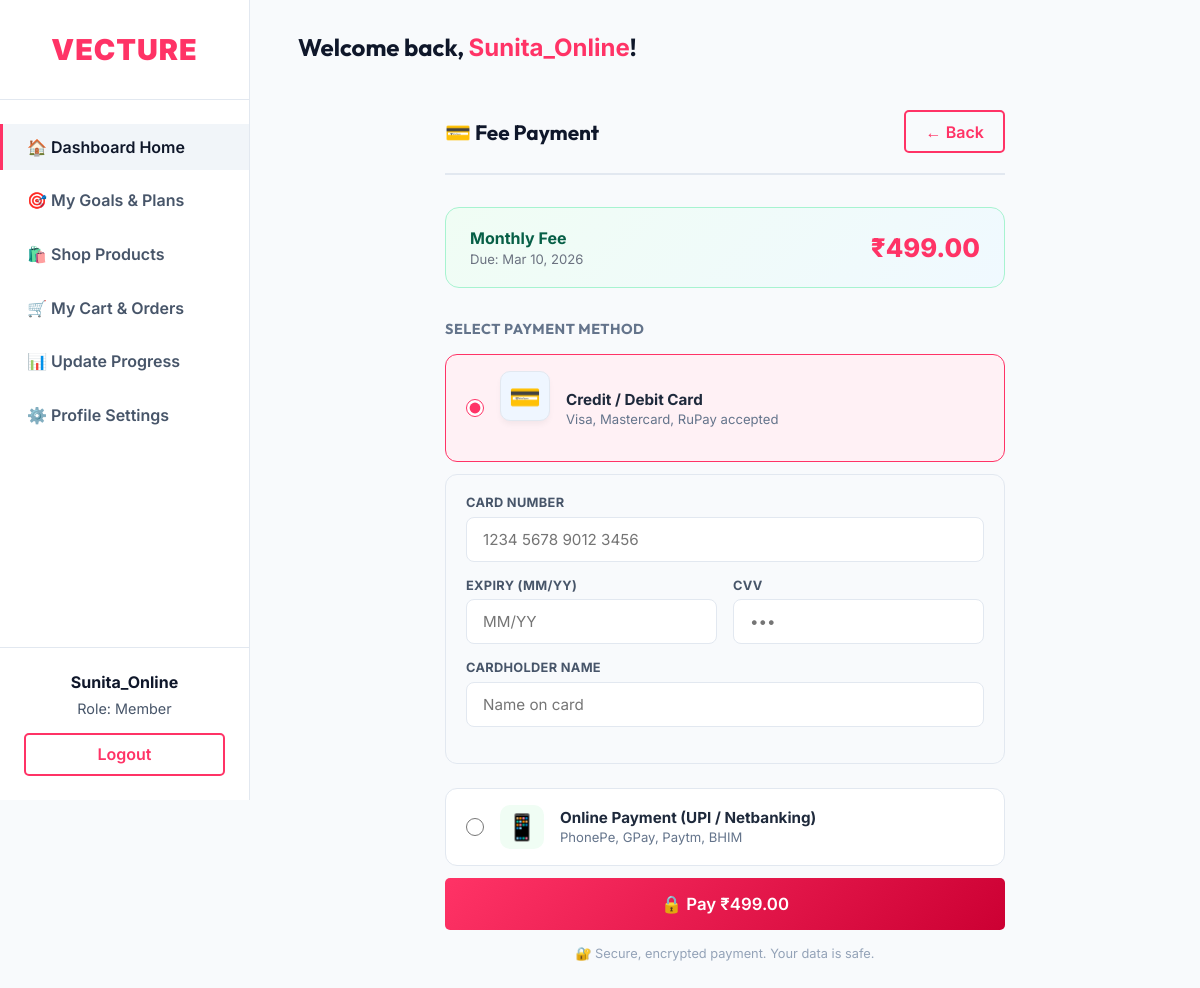
Screenshot of /dashboard/member/fees/18/checkout/ (signed in) with the database file from the repository.
### accounts/models.py (models this page shows, shortened)
class User(AbstractUser):
    ROLE_CHOICES = (
        ('admin', 'Admin'),
        ('trainer', 'Trainer'),
        ('member', 'Member'),
    )
    MEMBER_TYPE_CHOICES = (
        ('online', 'Online'),
        ('offline', 'Offline'),
    )
    role = models.CharField(max_length=20, choices=ROLE_CHOICES, default='member')
    member_type = models.CharField(max_length=20, choices=MEMBER_TYPE_CHOICES, blank=True, null=True)
    phone_no = models.CharField(max_length=20, blank=True, null=True)

### fitness/models.py (models this page shows, shortened)
class FeeTracking(models.Model):
    STATUS_CHOICES = (
        ('Pending', 'Pending'),
        ('Paid', 'Paid'),
        ('Overdue', 'Overdue'),
    )
    member = models.ForeignKey(User, on_delete=models.CASCADE, related_name='fee_records', limit_choices_to={'role': 'member'})
    membership_plan = models.ForeignKey(MembershipPlan, on_delete=models.SET_NULL, null=True, blank=True)
    amount_due = models.DecimalField(max_digits=10, decimal_places=2)
    amount_paid = models.DecimalField(max_digits=10, decimal_places=2, default=0.00)
    due_date = models.DateField()
    status = models.CharField(max_length=20, choices=STATUS_CHOICES, default='Pending')

### dashboard/views.py (the view)
# urls.py: path('member/fees/<int:fee_id>/checkout/', views.member_fee_checkout, name='member_fee_checkout'),
@login_required
def member_fee_checkout(request, fee_id):
    if request.user.role != 'member':
        return redirect('core:home')
    fee = get_object_or_404(FeeTracking, id=fee_id, member=request.user)
    if fee.status == 'Paid':
        messages.info(request, 'This fee has already been paid.')
        return redirect('dashboard:member_dashboard')
    return render(request, 'dashboard/member/fee_pay.html', {'fee': fee})

### templates/dashboard/member/fee_pay.html (shortened to what this page needs)
{% extends 'dashboard/base_dashboard.html' %}
{% block dashboard_content %}
<div class="pay-wrapper">
    <div class="pay-header">
        <h3>💳 Fee Payment</h3>
        <a href="{% url 'dashboard:member_dashboard' %}" class="btn btn-outline">← Back</a>
    </div>
    <div class="fee-summary">
        <div>
            <div class="plan-name">{{ fee.membership_plan.name|default:"Monthly Fee" }}</div>
            <div class="due-date">Due: {{ fee.due_date|date:"M d, Y" }}</div>
        </div>
        <div class="amount">&#8377;{{ fee.amount_due }}</div>
    </div>
    <form method="POST" action="{% url 'dashboard:member_pay_fee' fee.id %}" id="payForm" novalidate>
        <div class="method-section">
            <h4>Select Payment Method</h4>
            <label class="method-option">
                <input type="radio" name="payment_method" value="card" checked onchange="toggleDetails()">
                <div class="method-icon card">💳</div>
                <div class="method-info">
                    <div class="title">Credit / Debit Card</div>
                    <div class="subtitle">Visa, Mastercard, RuPay accepted</div>
                </div>
            </label>
            <div class="details-panel active" id="card-panel">
                <label>Card Number</label>
                <input type="tel" id="card-number" name="card_number" placeholder="1234 5678 9012 3456" maxlength="19" autocomplete="cc-number">
                <div class="row-2">
                    <div>
                        <label>Expiry (MM/YY)</label>
                        <input type="tel" name="expiry" placeholder="MM/YY" maxlength="5" autocomplete="cc-exp">
                    </div>
                    <div>
                        <label>CVV</label>
                        <input type="tel" name="cvv" placeholder="•••" maxlength="4" autocomplete="cc-csc">
                    </div>
                </div>
                <div>
                    <label>Cardholder Name</label>
                    <input type="text" name="card_name" placeholder="Name on card" autocomplete="cc-name">
                </div>
            </div>
            <label class="method-option">
                <input type="radio" name="payment_method" value="online" onchange="toggleDetails()">
                <div class="method-icon upi">📱</div>
                <div class="method-info">
                    <div class="title">Online Payment (UPI / Netbanking)</div>
                    <div class="subtitle">PhonePe, GPay, Paytm, BHIM</div>
                </div>
            </label>
        </div>
        <button type="submit" class="btn pay-btn" onclick="return confirmPay()">
            🔒 Pay &#8377;{{ fee.amount_due }}
        </button>
        <p class="secure-note">🔐 Secure, encrypted payment. Your data is safe.</p>
    </form>
</div>
{% endblock %}

### templates/dashboard/base_dashboard.html (shortened to what this page needs)
<!DOCTYPE html>
<html lang="en">
<head>
</head>
<body>
    <nav class="sidebar">
        <div class="sidebar-header">
            <a href="{% url 'core:home' %}" class="brand">Vecture</a>
        </div>
        <ul class="sidebar-menu" id="sidebarMenu">
            <li><a href="{% url 'dashboard:dashboard_home' %}" class="active">🏠 Dashboard Home</a></li>
            {% if user.role == 'admin' or user.is_superuser %}
                <li><a href="{% url 'dashboard:admin_users' %}">👥 Manage Users</a></li>
                <li><a href="{% url 'dashboard:admin_trainers' %}">🏋️ Manage Trainers</a></li>
                <li><a href="{% url 'dashboard:admin_products' %}">🛒 Manage Products</a></li>
                <li><a href="{% url 'dashboard:admin_plans' %}">📋 Manage Plans & Goals</a></li>
                <li><a href="{% url 'dashboard:admin_payments' %}">💳 Fees & Payments</a></li>
                <li><a href="{% url 'dashboard:admin_messages' %}">✉️ Contact Messages</a></li>
            {% elif user.role == 'member' %}
                <li><a href="{% url 'dashboard:member_goals' %}">🎯 My Goals &amp; Plans</a></li>
                <li><a href="{% url 'dashboard:member_products' %}">🛍️ Shop Products</a></li>
                <li><a href="{% url 'shop:view_cart' %}">🛒 My Cart &amp; Orders</a></li>
                {% if user.member_type == 'online' %}
                <li><a href="{% url 'fitness:update_progress' %}">📊 Update Progress</a></li>
                {% elif user.member_type == 'offline' %}
                <li><a href="{% url 'dashboard:member_nutrition' %}">🍎 View Nutrition Plan</a></li>
                {% endif %}
            {% endif %}
            {% if user.role == 'admin' or user.is_superuser %}
                <li><a href="{% url 'dashboard:admin_profile' %}">⚙️ Profile Settings</a></li>
            {% elif user.role == 'trainer' %}
                <li><a href="{% url 'dashboard:trainer_profile' %}">⚙️ Profile Settings</a></li>
            {% elif user.role == 'member' %}
                <li><a href="{% url 'dashboard:member_profile' %}">⚙️ Profile Settings</a></li>
            {% endif %}
        </ul>
        <div class="user-info" id="sidebarUserInfo">
            <p style="font-weight: bold; margin-bottom: 0.5rem;">{{ user.username|title }}</p>
            <p style="color: var(--text-muted); font-size: 0.9rem; margin-bottom: 1rem;">Role: {{ user.get_role_display }}</p>
            <a href="{% url 'accounts:logout' %}" class="btn btn-outline" style="width: 100%; display:block; text-align:center;">Logout</a>
        </div>
    </nav>
    <main class="main-content">
        <div class="topbar">
            <h2>Welcome back, <span style="color: var(--primary);">{{ user.username|title }}</span>!</h2>
        </div>
        {% block dashboard_content %}{% endblock %}
    </main>
</body>
</html>

### templates/dashboard/base_dashboard.html (style rules this page uses)
:root { --primary: #FF3366; --primary-dark: #cc0033; --bg-dark: #f8fafc; --bg-card: #ffffff; --bg-hover: #f1f5f9; --text-light: #0f172a; --text-muted: #475569; --border: #e2e8f0; --sidebar-width: 250px; }
* { margin: 0; padding: 0; box-sizing: border-box; font-family: 'Inter', sans-serif; }
body { background-color: var(--bg-dark); color: var(--text-light); display: flex; min-height: 100vh; }
h1, h2, h3, h4 { font-family: 'Outfit', sans-serif; }
.sidebar { width: var(--sidebar-width); background-color: var(--bg-card); border-right: 1px solid var(--border); display: flex; flex-direction: column; position: fixed; height: 100vh; overflow-y: auto; z-index: 100; }
.sidebar-header { padding: 2rem 1.5rem; text-align: center; border-bottom: 1px solid var(--border); }
.sidebar-header .brand { font-size: 1.8rem; color: var(--primary); text-decoration: none; font-weight: 900; letter-spacing: 1px; text-transform: uppercase; }
.sidebar-menu { list-style: none; flex-grow: 1; padding: 1.5rem 0; }
.sidebar-menu li { margin-bottom: 0.5rem; }
.sidebar-menu a { display: block; padding: 0.8rem 1.5rem; color: var(--text-muted); text-decoration: none; font-weight: 600; transition: all 0.3s; border-left: 3px solid transparent; }
.sidebar-menu a:hover, .sidebar-menu a.active { color: var(--text-light); background-color: var(--bg-hover); border-left-color: var(--primary); }
.user-info { padding: 1.5rem; border-top: 1px solid var(--border); text-align: center; }
.main-content { flex-grow: 1; margin-left: var(--sidebar-width); padding: 2rem 3rem; overflow-y: auto; width: 100%; }
.topbar { display: flex; justify-content: space-between; align-items: center; margin-bottom: 3rem; }
.card { background: var(--bg-card); border-radius: 12px; padding: 1.5rem; border: 1px solid var(--border); box-shadow: 0 4px 6px -1px rgba(0, 0, 0, 0.05); margin-bottom: 1.5rem; }
.btn { background: linear-gradient(135deg, var(--primary), var(--primary-dark)); color: white; padding: 0.6rem 1.2rem; border-radius: 5px; text-decoration: none; font-weight: 600; border: none; cursor: pointer; transition: transform 0.3s, box-shadow 0.3s; display: inline-flex; align-items: center; justify-content: center; }
.btn-outline { background: transparent; border: 2px solid var(--primary); color: var(--primary); }
input[type="text"], input[type="email"], input[type="password"], input[type="number"], input[type="date"], select, textarea, input[type="url"], input[type="tel"] { width: 100%; padding: 0.8rem; background: var(--bg-dark); color: var(--text-light); border: 1px solid var(--border); border-radius: 6px; font-size: 0.95rem; transition: border-color 0.3s, box-shadow 0.3s; }

### rows the page displays
User: username "Sunita_Online", role "Member"
FeeTracking: membership_plan.name "Monthly Fee", due_date "Mar 10, 2026", amount_due "499.00"
